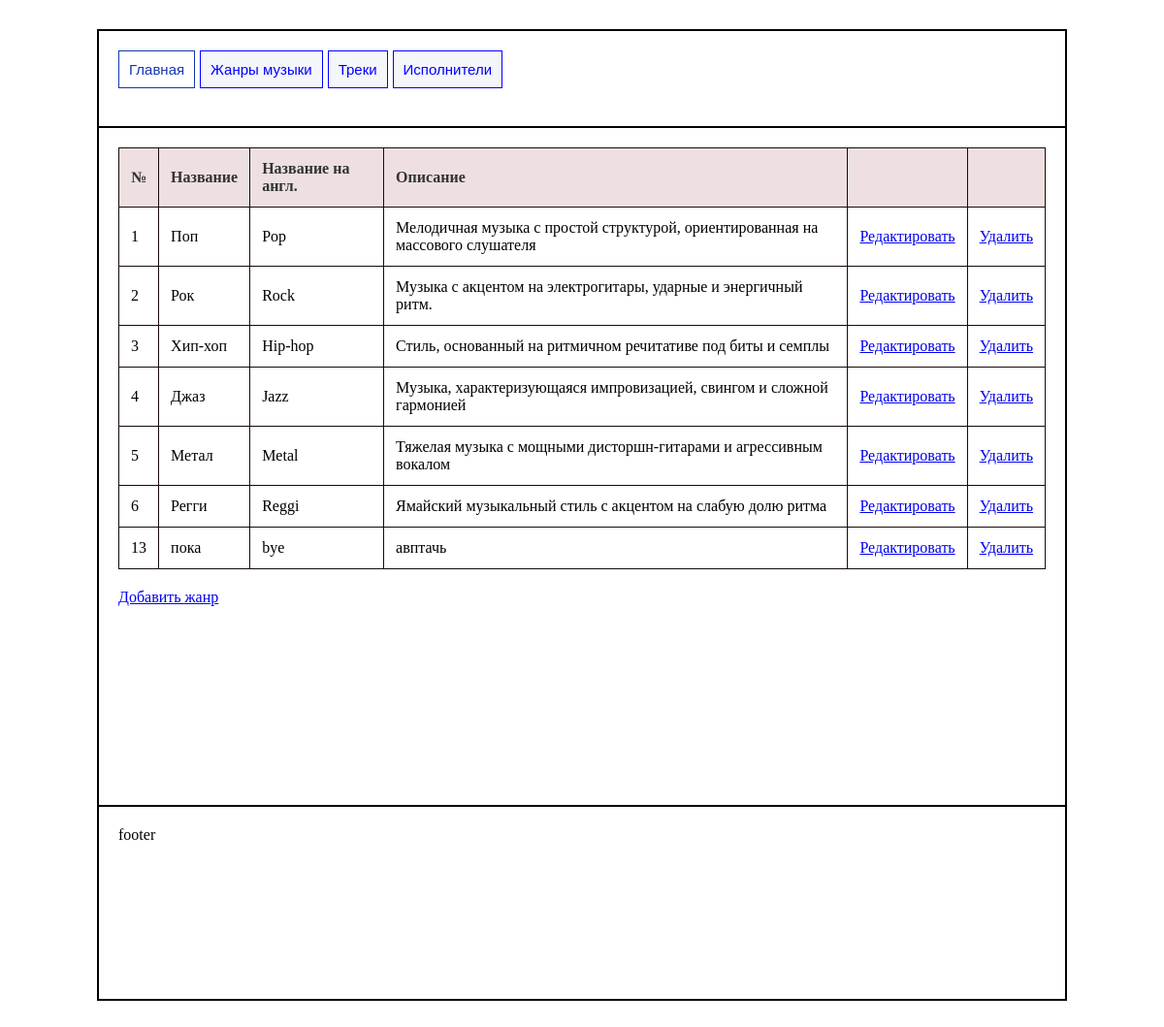
Page /genre/ on the committed database.
### main/models.py (models this page shows, shortened)
class Genre(models.Model):
    name_en=models.CharField(max_length=500)
    name_ru=models.CharField(max_length=500)
    description=models.CharField(max_length=5000)

### main/views.py (the view)
# urls.py: path('genre/', views.genre),
def genre(request):
    g=Genre.objects.all()
    return render(request, 'genres.html', {'genres': g})

### main/templates/genres.html (shortened to what this page needs)
{% extends "base.html" %}
{% block content %}
    <table>
        <thead>
            <tr>
                <th>№</th>
                <th>Название</h3>
                <th>Название на англ.</th>
                <th>Описание</th>
                <th></th>
                <th></th>
            </tr>
        </thead>
        <tbody>
            {% for g in genres %}
                <tr>
                    <td>{{g.id}}</td>
                    <td>{{g.name_ru}}</td>
                    <td>{{g.name_en}}</td>
                    <td>{{g.description}}</td>
                    <td><a href="/editgenre/{{g.id}}">Редактировать</a></td>
                    <td><a href="/deletegenre/{{g.id}}">Удалить</a></td>
                </tr>
            {% endfor %}
        </tbody>
    </table>
    <a href="/add_genre">Добавить жанр</a>
{% endblock content %}

### main/templates/base.html (shortened to what this page needs)
<!DOCTYPE html>
{% load static %}
<html lang="en">
<head>
    <link rel="stylesheet" href="{% static "style.css" %}" />
</head>
<body>
    <div id="wrapper">
		<div id="header">
			<div id="menu">
				<a href="/">Главная</a>
				<a href="/genre" class="active">Жанры музыки</a>
				<a href="/track" class="active">Треки</a>
				<a href="/artists" class="active">Исполнители</a>
			</div>
		</div>
		<div id="container">
			<div id="content">
				{% block content %} content {% endblock content %}
			</div>
		</div>
		<div id="footer">
			footer
		</div>
	</div>
</body>
</html>

### main/static/style.css (style rules this page uses)
#menu { display: flex; }
#menu a { margin-right: 5px; padding: 10px; font: 15px Arial; text-decoration: none; color: #1437AD; border: 1px solid #1437AD; background-color: white; }
#menu a:hover, #menu a.active { color: blue; border: 1px solid blue; background-color: #F5F6FA; }
* { box-sizing: border-box; }
#wrapper { width: 1000px; margin: 30px auto; border: 1px solid black; }
#header { height: 100px; padding: 20px; border: 1px solid black; }
#container { display: flex; }
#content { width: 100%; height: 700px; padding: 20px; border: 1px solid black; }
#footer { height: 200px; padding: 20px; border: 1px solid black; }
table { width: 100%; border-collapse: collapse ; margin-bottom: 20px; }
table th, table td { border: 1px solid #160a0a; padding: 12px; text-align: left; }
table th { background-color: #eee0e0; color: #333; }

### rows in the picture
Genre: id "1", name_ru "Поп", name_en "Pop", description "Мелодичная музыка с простой структурой, ориентированная на массового слушателя"
Genre: id "2", name_ru "Рок", name_en "Rock", description "Музыка с акцентом на электрогитары, ударные и энергичный ритм."
Genre: id "3", name_ru "Хип-хоп", name_en "Hip-hop", description "Стиль, основанный на ритмичном речитативе под биты и семплы"
Genre: id "4", name_ru "Джаз", name_en "Jazz", description "Музыка, характеризующаяся импровизацией, свингом и сложной гармонией"
Genre: id "5", name_ru "Метал", name_en "Metal", description "Тяжелая музыка с мощными дисторшн-гитарами и агрессивным вокалом"
Genre: id "6", name_ru "Регги", name_en "Reggi", description "Ямайский музыкальный стиль с акцентом на слабую долю ритма"
Genre: id "13", name_ru "пока", name_en "bye", description "авптачь"
